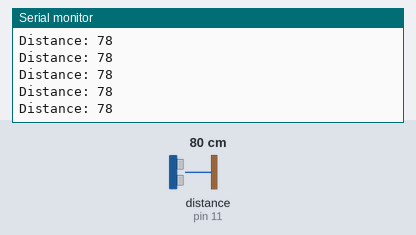
The sketch below on a simulated Arduino Uno, built with avr-gcc and run on an emulated ATmega328P. Shown: the last lines printed to the serial monitor. Wiring (inferred from the names in the program): ultrasonic range finder: trigger pin 12; echo pin 11. The test bench sets the inputs (shaded band); at power-on: distance to the obstacle (sensor on pin 11) 80 cm. The echo pulse lasts 58.3 µs per cm.

Above: at 1.2 s.
1.3 s: distance to the obstacle (sensor on pin 11) set to 2 cm
At 1.9 s:
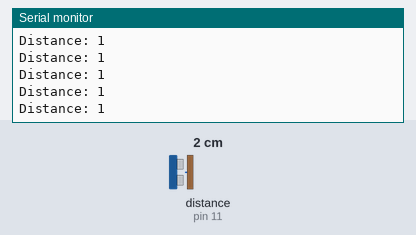
4.3 s: distance to the obstacle (sensor on pin 11) set to 120 cm
At 5.4 s:
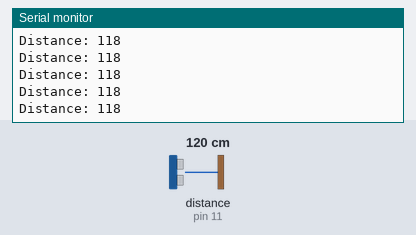
7.3 s: distance to the obstacle (sensor on pin 11) set to 4 cm
At 8.2 s:
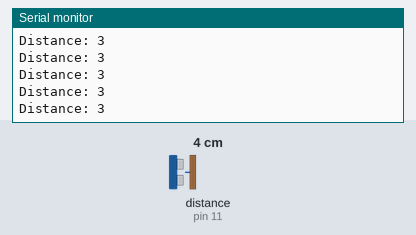
10.3 s: distance to the obstacle (sensor on pin 11) set to 18 cm
At 11.2 s:
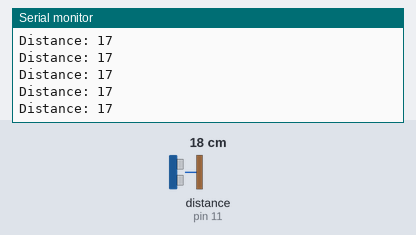
Timing chart, 0 to 13.3 s (numbered marks = the images above; inputs shaded):
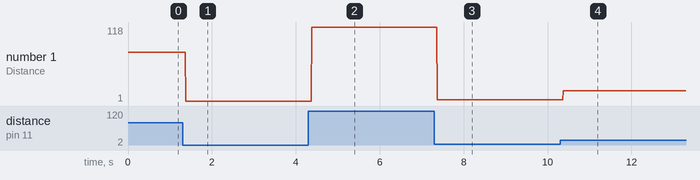

Measured:
- after the input at 1.3 s, the serial monitor: prints a new line after 0.07 s (image 1)
- after the input at 4.3 s, the serial monitor: prints a new line after 0.08 s (image 2)
- after the input at 7.3 s, the serial monitor: prints a new line after 0.07 s (image 3)
- after the input at 10.3 s, the serial monitor: prints a new line after 0.07 s (image 4)
- plotted number 1: 78 → 1 after the input at 1.3 s, 1 → 118 after the input at 4.3 s, 118 → 3 after the input at 7.3 s, 3 → 1 after the input at 10.3 s

The sketch:

Ultraljuds_sensor.ino
```cpp
//pin 12 and 11 are senders and recivers respectively

const int trigPin = 12;
const int echoPin = 11;
int trigdelay = 10;


//the long variable stores the travel time from the trig as a 32 bit number
//the distance int is used to store the distance in front of the sensor
long pingduration;
int distance;


void setup() {
  //in the set up we define trig pin as output and echo pin as a input
  pinMode(trigPin, OUTPUT);
  pinMode(echoPin, INPUT);
  Serial.begin(9600); //this code can be used to display the data

}

void loop() {
  //Make sure trigpin is clear. Then a signal is sent
  digitalWrite(trigPin, LOW);
  delayMicroseconds(trigdelay);
  digitalWrite(trigPin,HIGH);
  delayMicroseconds(trigdelay);
  digitalWrite(trigPin, LOW);

  //pingduration stores the travel time which is then used to calculate the distance
  //the disstance: d = t x v / 2 (since the sound bounces it actually traves twice as far)
  pingduration = pulseIn(echoPin, HIGH);
  distance = pingduration*0.034/2;

  //displays distance on serial monitor
  Serial.print("Distance: ");
  Serial.println(distance);


}
```
